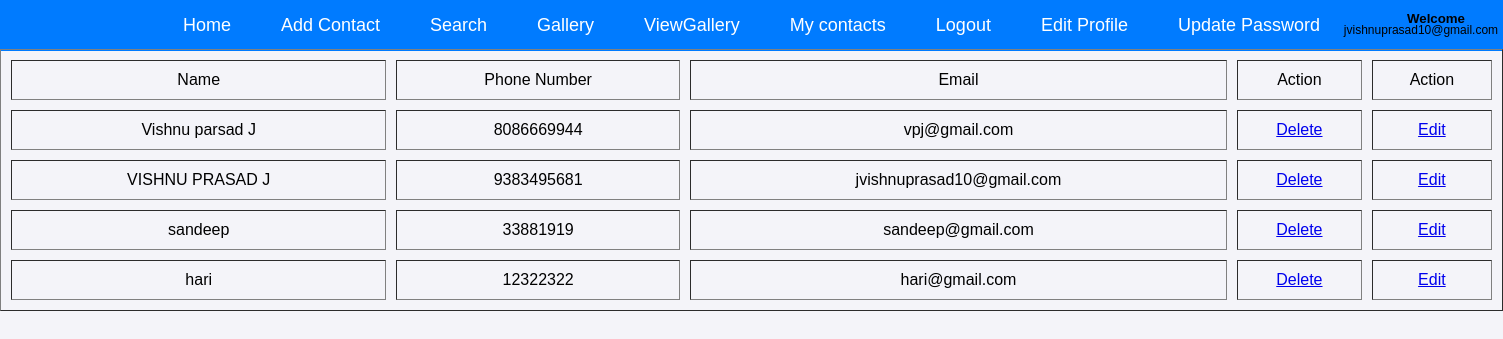
The page /displaycontact/ (signed in) on the database its author committed.
### myapp/models.py (models this page shows)
class PersonalDetails(models.Model):
    regid=models.ForeignKey(MyTable,on_delete=models.CASCADE)
    name=models.CharField(max_length=80)
    phone=models.CharField(max_length=50)
    email=models.CharField(max_length=80)

### myapp/views.py (the view)
# urls.py: path('displaycontact/',views.displaycontact,name="displaydetailsurl"),
def displaycontact(request):
    uid=request.session['userid']
    usr=request.session['username']
    record=PersonalDetails.objects.filter(regid_id=uid)
    return render(request,"displaycontact.html",{"r":record,"usr":usr})

### templates/displaycontact.html (shortened to what this page needs)
{% load static %}
{% include 'userhome.html' %}
<!DOCTYPE html>
<html lang="en">
<head>
</head>
<body>
    {% if r %}
    <table border="1">
        <tr>
            <td>Name</td>
            <td>Phone Number</td>
            <td>Email</td>
            <td>Action</td>
            <td>Action</td>
        </tr>
    {% for i in r %}
        <tr>
            <td>{{ i.name }}</td>
            <td>{{ i.phone }}</td>
            <td>{{ i.email }}</td>
            <td><a href="{% url 'deletecontacturl' i.id %}">Delete</a></td>
            <td><a href="{% url 'editcontacturl' i.id %}">Edit</a></td>
        </tr>
    {% endfor %}
    </table>
    {% else %}
    <h1>No record to display</h1>
    {% endif %}
</body>
</html>

### templates/userhome.html (shortened to what this page needs)
{% load static %}
<!DOCTYPE html>
<html lang="en">
<head>
    <link rel="stylesheet" href="{% static 'css/style.css' %}">
</head>
<body>
    <div class="menu-section">
        <ul class="nav2">
            <li>
                <a href="{% url 'userhomepageurl' %}">Home</a>
            </li>
            <li>
                <a href="{% url 'addcontacturl' %}">Add Contact</a>
            </li>
            <li>
                <a href="{% url 'searchnameurl' %}">Search</a>
            </li>
            <li>
                <a href="{% url 'galleryurl' %}">Gallery</a>
            </li>
            <li>
                <a href="{% url 'viewgalleryurl' %}">ViewGallery</a>
            </li>
            <li>
                <a href="{% url 'displaydetailsurl' %}">My contacts</a>
            </li>
            <li>
                <a href="{% url 'loginurl' %}">Logout</a>
            </li>
            <li>
                <a href="{% url 'editprofileurl' %}">Edit Profile</a>
            </li>
            <li>
                <a href="{% url 'updatepasswordurl' %}">Update Password</a>
            </li>
        </ul>
 <div class="contact-form-section">
        <h5>Welcome</h5><p>{{usr}}</p>
 </div>
 </div>
</body>
</html>

### static/css/style.css (style rules this page uses)
body { font-family: Arial, sans-serif; background-color: #f4f4f4; text-align: center; }
body { background-color: #f4f4f4; margin: 0; padding: 0; }
body { font-family: Arial, sans-serif; margin: 0; padding: 0; background-color: #f4f4f4; }
.nav2 { background-color: #007bff; padding: 15px; list-style: none; margin: 0; display: flex; justify-content: center; gap: 20px; }
.nav2 li { display: inline; }
.nav2 a { color: white; text-decoration: none; font-size: 18px; padding: 10px 15px; transition: background 0.3s; }
body { font-family: Arial, sans-serif; background-color: #f4f4f9; margin: 0; padding: 0; }
table { width: 100%; border-spacing: 10px; }
td { padding: 10px 0; }
.contact-form-section { margin-left: 1334px; margin-top: -56px; }
.contact-form-section h5 { color: black; padding-top: -20px; margin-left: 35px; margin-top: 5px; }
.contact-form-section p { color: black; margin-left: 5px; font-size: 12px; font-weight: 100; margin-top: -25px; }

### rows shown on the page
PersonalDetails: email "jvishnuprasad10@gmail.com", name "VISHNU PRASAD J", phone "9383495681"
PersonalDetails: name "Vishnu parsad J", phone "8086669944", email "vpj@gmail.com"
PersonalDetails: name "sandeep", phone "33881919", email "sandeep@gmail.com"
PersonalDetails: name "hari", phone "12322322", email "hari@gmail.com"
